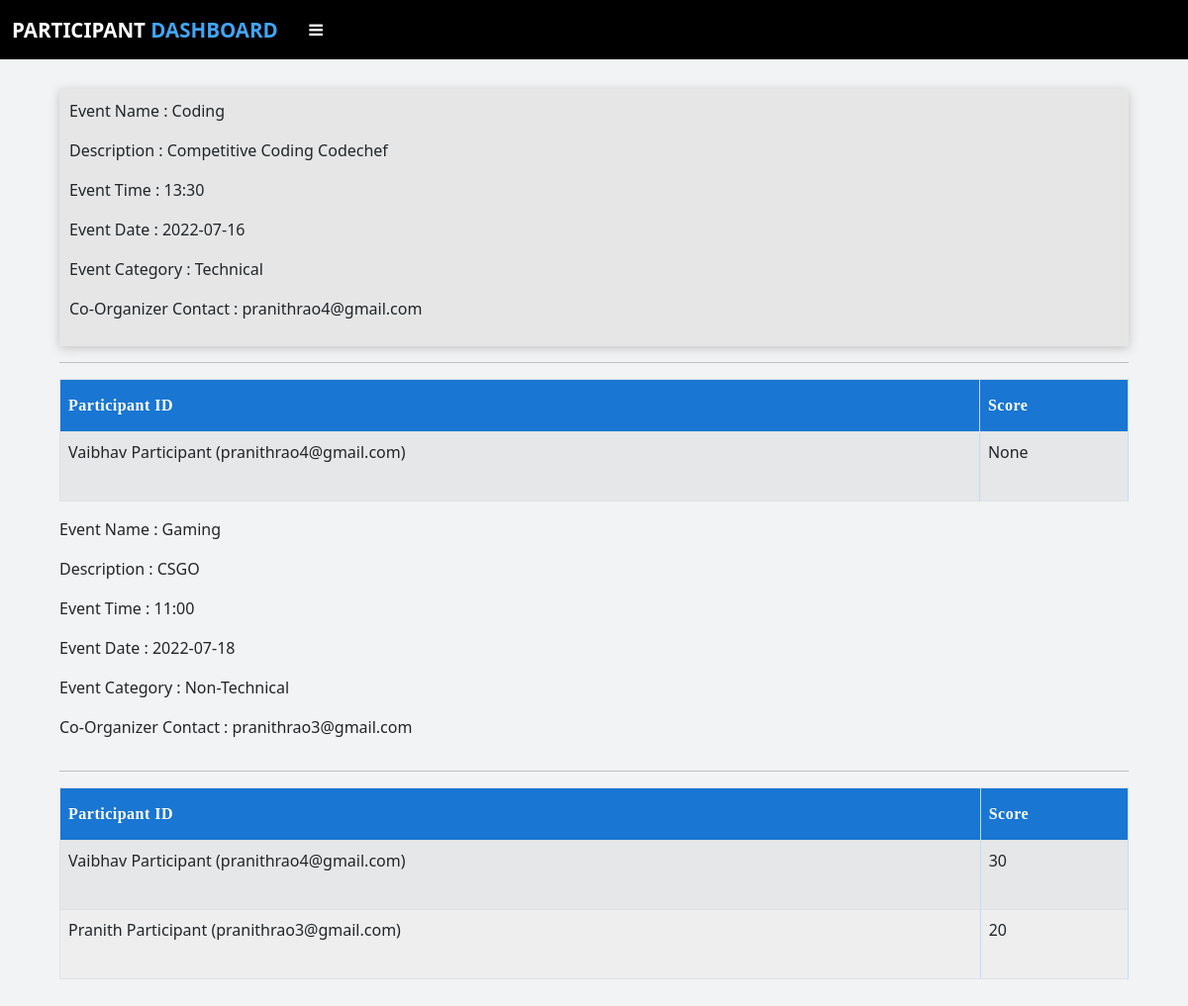
Page /participant_view_result (signed in) on the committed database.
### app.py (models this page shows, shortened)
class Event(db.Model):
    id = db.Column(db.Integer,primary_key=True)
    name = db.Column(db.String(50),nullable=False)
    description = db.Column(db.String(255),nullable=False)
    date = db.Column(db.String(50), nullable=False)
    time = db.Column(db.String(50), nullable=False)
    category = db.Column(db.String(50),nullable=False)
    coorg_mail = db.Column(db.String(80),db.ForeignKey('coorganizer.email'))
    org_id = db.Column(db.Integer,db.ForeignKey('organizer.id'))
    participant_id=db.relationship('Participant',cascade="all,delete",backref='participants')
    judge_event_id=db.relationship('Judge',cascade="all,delete",backref='ownersj')
    part_event_id=db.relationship('Plist',cascade="all,delete",backref='ownersjp')

class Plist(db.Model):
    id = db.Column(db.Integer,primary_key=True)
    part_id = db.Column(db.Integer,db.ForeignKey('participant.id'),nullable=True)
    event_id = db.Column(db.Integer,db.ForeignKey('event.id'),nullable=True)
    score=db.Column(db.Integer,nullable=True)

### app.py (the view)
@app.route("/participant_view_result")
def participant_view_result():
    if 'participant' in session:
        event_names = []
        event_results = []
        par_data = Plist.query.filter_by(part_id=session['participant_id']).all()
        if not par_data:
            flash("No events registered","error")
            return redirect(url_for('participantdash'))
        for i in par_data:
            sb=i.event_id
            data1 = Event.query.filter_by(id = sb).all()
            order= Plist.query.filter_by(event_id = sb).order_by(Plist.score.desc()).limit(2).all()
            for k in order:
                info=Participant.query.filter_by(id=k.part_id).first()
                cont=str(info.name+" ("+info.email+")")
                k.details=cont
                db.session.commit()
            event_names.append(data1)
            event_results.append(order)
        return render_template('part_view_results.html',data=event_names,data10=event_results,leng=len(event_names))
    else:
        flash("Session Expired","error")
        return redirect(url_for('participantlog'))

### templates/part_view_results.html (shortened to what this page needs)
{% extends "participant_layout.html" %}
{% block head %} {{ super() }}
{% endblock %}
{% block content %}
<div class="container" style="padding: 30px">
  <div class="details-item-body">
    {% for i in range(leng) %} {% for k in data[i] %}
    <p class="info">Event Name : {{k['name']}}<br /></p>
    <p class="info">Description : {{k['description']}}<br /></p>
    <p class="info">Event Time : {{k['time']}}<br /></p>
    <p class="info">Event Date : {{k['date']}}<br /></p>
    <p class="info">Event Category : {{k['category']}}<br /></p>
    <p class="info">Co-Organizer Contact : {{k['coorg_mail']}}<br /></p>
  </div>
  {%endfor%}
  <hr />
  {% if data10[i] %}
  <div class="table-responsive">
    <table class="table table-striped table-bordered">
      <thead class="thead-dark">
        <tr>
          <th scope="col">Participant ID</th>
          <th scope="col">Score</th>
        </tr>
      </thead>
      <tbody>
        {% for j in data10[i] %}
        <tr>
          <td>{{j.details}}</td>
          <td>{{j.score}}</td>
        </tr>
        {% endfor %} {% endif %}
      </tbody>
    </table>
    {% endfor %}
  </div>
  {% endblock %}

### templates/part_view_results.html (style rules this page uses)
table { font-family: "Roboto" sans-serif; border-collapse: collapse; width: 100%; }
table tr:nth-child(even) { background-color: #eeeeee; }
.table th { padding-top: 14px; padding-bottom: 14px; text-align: left; background-color: #1976d2; color: white; letter-spacing: 0.5px; user-select: none; border-right: 0.5px solid #bbdefb; font-family: Bahnschrift SemiBold; }
table td { border-right: 0.5px solid #bbdefb; height: 70px; }
table td, table th { border-bottom: 0.5px solid #bbdefb; }
.details-item-body { background-color: rgb(230, 230, 230); padding: 10px; width: 100%; box-shadow: 0px 2px 10px rgb(194, 194, 194); }

### templates/participant_layout.html (style rules this page uses)
body { font-family: "Roboto" sans-serif; background-color: #f2f3f4; }
* { margin: 0; padding: 0; text-decoration: none; list-style: none; }

### rows in the picture
Event: name "Coding", description "Competitive Coding Codechef", time "13:30", date "2022-07-16", category "Technical", coorg_mail "pranithrao4@gmail.com"
Plist: details "Vaibhav Participant (pranithrao4@gmail.com)", score "None"
Event: name "Gaming", description "CSGO", time "11:00", date "2022-07-18", category "Non-Technical", coorg_mail "pranithrao3@gmail.com"
Plist: details "Vaibhav Participant (pranithrao4@gmail.com)", score "30"
Plist: details "Pranith Participant (pranithrao3@gmail.com)", score "20"
